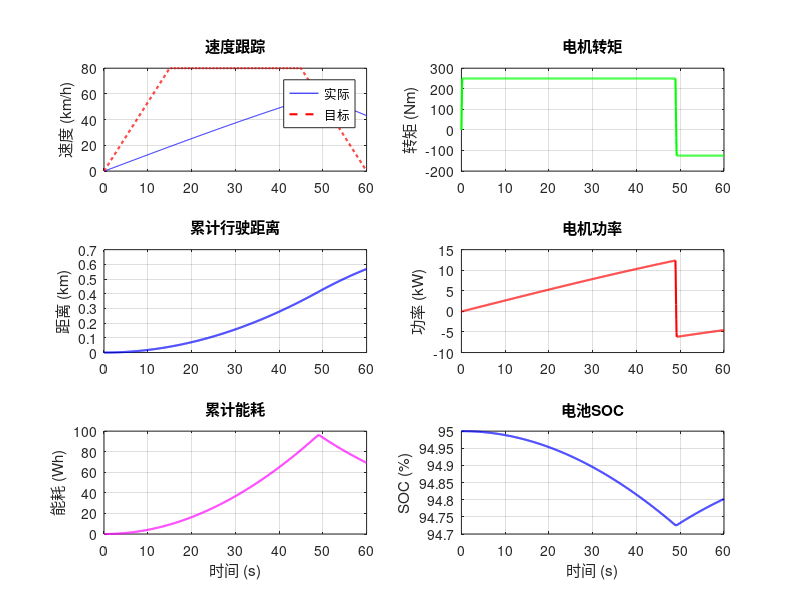

This chart was generated by the following MATLAB code:
%% 简单纯电动汽车动力学仿真
% MATLAB R2016b 兼容

clc; close all;

m = 1600; Cd = 0.28; Af = 2.1; rho = 1.225;
f = 0.012; g = 9.81; rw = 0.33;
T_max = 250; n_base = 3800; eta_motor = 0.90;
V_bat = 350; Q_bat = 100; SOC_init = 0.95;

dt = 0.05; T = 60; t = 0:dt:T; n = length(t);
V_CRUISE = 80/3.6; T_ACCEL = 15; T_CRUISE = 45;
v_target = V_CRUISE*min(t/T_ACCEL,1).*(t<=T_CRUISE) ...
         + V_CRUISE*max(1-(t-T_CRUISE)/T_ACCEL,0).*(t>T_CRUISE);

v = zeros(1,n); s = zeros(1,n); T_m = zeros(1,n);
P_m = zeros(1,n); E_cons = zeros(1,n); SOC = SOC_init*ones(1,n);

for i = 2:n
    a_req = max(-3, min(3, 2.0*(v_target(i-1)-v(i-1))));
    Fr = 0.5*rho*Cd*Af*v(i-1)^2 + f*m*g;
    mrpm = v(i-1)*60/(2*pi*rw);
    Ta = T_max * min(1, n_base/max(mrpm,1));
    Tw = max(-Ta*0.5, min(Ta, (m*a_req+Fr)*rw));
    T_m(i) = Tw;
    v(i) = max(0, v(i-1) + (Tw/rw - Fr)/m*dt);
    s(i) = s(i-1) + v(i)*dt;
    P_m(i) = Tw*(mrpm*2*pi/60);
    Pb = P_m(i) / (eta_motor*(P_m(i)>=0) + 0.6*(P_m(i)<0));
    E_cons(i) = E_cons(i-1) + Pb*dt/3600;
    SOC(i) = SOC(i-1) - Pb*dt/(V_bat*Q_bat*3600);
end

figure('Position', [100 100 900 650]);
subplot(3,2,1); plot(t, v*3.6, 'b-', t, v_target*3.6, 'r--', 'LineWidth', 1.5);
ylabel('速度 (km/h)'); grid on; legend('实际','目标'); title('速度跟踪');
subplot(3,2,2); plot(t, T_m, 'g-', 'LineWidth', 1.5);
ylabel('转矩 (Nm)'); grid on; title('电机转矩');
subplot(3,2,3); plot(t, s/1000, 'b-', 'LineWidth', 1.5);
ylabel('距离 (km)'); grid on; title('累计行驶距离');
subplot(3,2,4); plot(t, P_m/1000, 'r-', 'LineWidth', 1.5);
ylabel('功率 (kW)'); grid on; title('电机功率');
subplot(3,2,5); plot(t, E_cons, 'm-', 'LineWidth', 1.5);
xlabel('时间 (s)'); ylabel('能耗 (Wh)'); grid on; title('累计能耗');
subplot(3,2,6); plot(t, SOC*100, 'b-', 'LineWidth', 1.5);
xlabel('时间 (s)'); ylabel('SOC (%)'); grid on; title('电池SOC');

fprintf('===== 纯电动汽车动力学仿真结果 =====\n');
fprintf('最高速度: %.1f km/h\n', max(v)*3.6);
fprintf('行驶距离: %.2f km\n', s(end)/1000);
fprintf('能耗: %.1f kWh/100km\n', E_cons(end)/(s(end)/1000)/10);
fprintf('剩余SOC: %.1f%%\n', SOC(end)*100);
fprintf('预计续航: %.0f km\n', s(end)*SOC_init/(SOC_init-SOC(end)+0.001));
